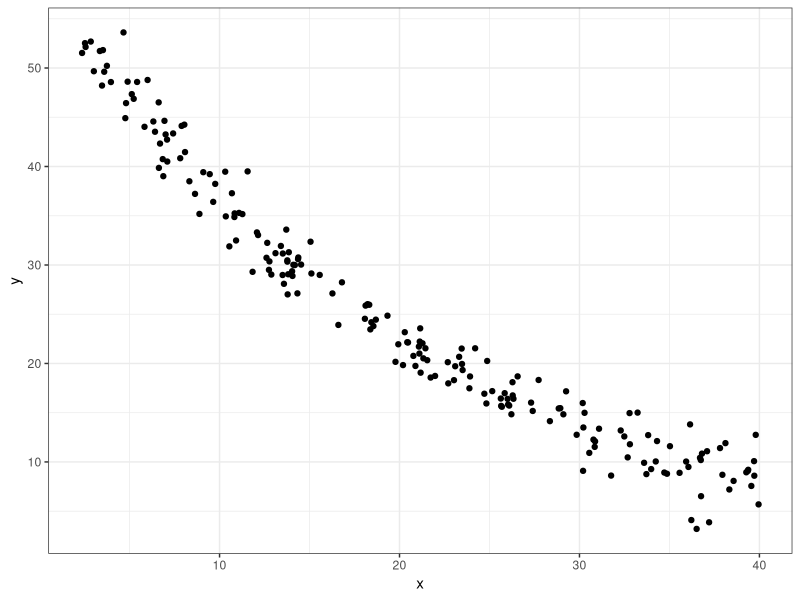

Recreate this plot in R.
#----------------------------------------------------------------------------
# a) simulação dos dados 

set.seed(1234)
n = 200 # tamanho da amostra
x = runif(200, 2, 40) # U(2, 40)
beta = c(60,-0.05) # valor verdadeiro dos coeficientes
e = rnorm(n, sd = 2)

y = beta[1]*exp(beta[2]*x) + e # y = b0e^b1X + e


require(ggplot2)
ggplot() + geom_point(aes(x,y)) + theme_bw() # plotagem dos dados

#----------------------------------------------------------------------------
# b) Newton-Raphson 

nr.optim = function(x0, f1, f2, epslon = 0.0001,...){
  
  cc = 1
  conta = 0
  x0 = matrix(x0, ncol = 1)
  z = x0
  
  while(cc > epslon && conta < 1000){
    x1 = x0 - solve(f2(x0, x, y))%*%(f1(x0, x, y))
    
    cc = t(f1(x1, x, y))%*%f1(x1, x, y) # criteiro de convergencia
    x0 = x1
    conta = conta + 1
    z = cbind(z,x1)
    
  }
  
  rownames(z) = paste("x", 1:nrow(x0), sep = "")
  colnames(z) = paste("i", 1:(conta + 1), sep = "")
  list("arg.ot" = x0, "seq.ot" = z, "iterações" = conta)  
}

# aplicar newton-raphson no problema

# grandiente
f1 = function(b,x,y){
  rbind(-2*sum((y - b[1]*exp(b[2]*x))*exp(b[2]*x)), 
        -2*sum((y - b[1]*exp(b[2]*x))*x*b[1]*exp(b[2]*x))
  )
}

# hessiana
f2 = function(b,x,y){
  A = matrix(0, ncol = 2,nrow = 2)
  A[1,1] = sum(-2*exp(b[2]*x)*(-exp(b[2]*x)))
  A[2,2] = sum(2*(-b[1]*x*exp(b[2]*x))*(-b[1]*x*exp(b[2]*x))) + sum(2*(y-b[1]*exp(b[2]*x))*(-b[1]*x^2*exp(b[2]*x)))
  A[2,1] = A[1,2] = sum(2*(-b[1]*x*exp(b[2]*x))*(-exp(b[2]*x))) + sum(2*(y-b[1]*exp(b[2]*x))*(-x*exp(b[2]*x)))
  
  
  return(A)
}

# o NR só funciona se o chute inicial for perto do valor verdadeiro, então 
# como valor inicial sera utilizado os valores estimados da regressão ajustada
# com a transformação log(Y) = log(b0) + b1x

reg = lm(log(y) ~ x)

# valor inicial: 
x0 = c(exp(reg$coefficients[1]), reg$coefficients[2])

nr.optim(x0, f1, f2, epslon = 0.001)

#----------------------------------------------------------------------------
# c) Gauss-Newton:

gn.optim = function(x0, J, r, epslon = 0.0001,...){
  cc = 1
  conta = 0
  x0 = matrix(x0, ncol = 1)
  z = x0
  
  while(cc > epslon && conta < 1000){
    x1 = x0 - solve(t(J(x0,x,y))%*%J(x0,x,y))%*%t(J(x0,x,y))%*%r(x0,x,y)
    
    cc = sum((x1 - x0)^2) # criteiro de convergencia
    x0 = x1
    conta = conta + 1
    z = cbind(z,x1)
  }
  
  rownames(z) = paste("x", 1:nrow(x0), sep = "")
  colnames(z) = paste("i", 1:(conta + 1), sep = "")
  list("arg.ot" = x0, "seq.ot" = z, "iterações" = conta)  
}


# residuos:
r <- function(b, x, y){
  y - b[1]*exp(b[2]*x)
}

# jacobiano:
J <- function(b, x, y){
  cbind(-exp(b[2]*x), -b[1]*x*exp(b[2]*x))
}

gn.optim(x0 = rbind(10, 0), J, r, epslon = 0.001)
